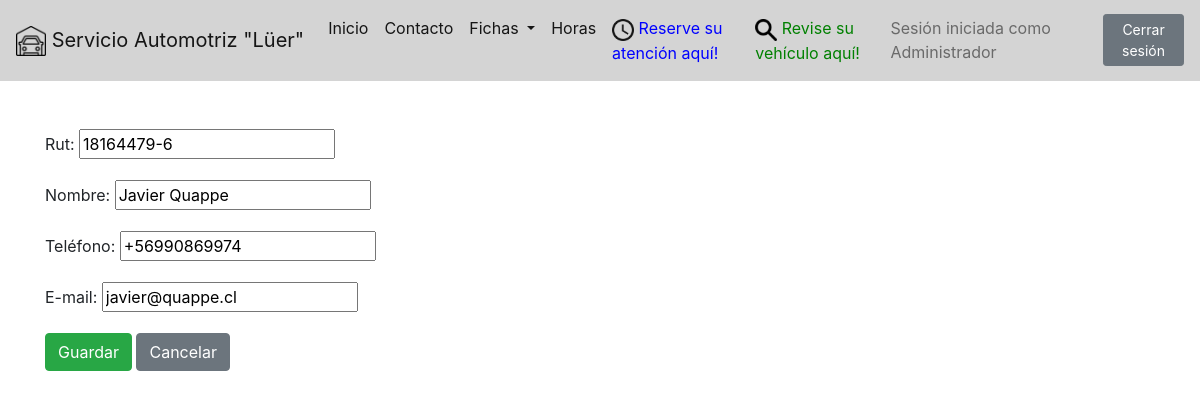
The app's page /fichas/clientes/1/editar/ (signed in) with its own data.
### fichas/models.py (models this page shows, shortened)
class Cliente(models.Model):
	rut			= models.CharField(max_length = 10)
	nombre		= models.CharField(max_length = 100)
	telefono	= models.CharField(max_length = 12)
	email		= models.CharField(max_length = 100, blank = True)
	objects		= ClienteManager()

### fichas/views.py (the view)
# urls.py: path('clientes/<int:id>/editar/', cliente_update_view, name='cliente-update'),
@login_required
@staff_member_required
def cliente_update_view(request, id=id):
	obj = get_object_or_404(Cliente, id=id)
	form = ClienteForm(request.POST or None, instance=obj)
	if form.is_valid():
		form.save()
		return redirect('../')
	context = {
		'form': form
	}
	return render(request, "clientes/cliente_create.html", context)

### fichas/forms.py (shortened to what this page needs)
class ClienteForm(forms.ModelForm):
	rut			= forms.CharField(max_length=10, widget=forms.TextInput(attrs={"placeholder": "Ingrese rut"}))
	nombre		= forms.CharField(max_length = 100)
	telefono	= forms.CharField(label='Teléfono', max_length = 12, initial="+56")
	email		= forms.CharField(required=False, label='E-mail', max_length = 100)
	class Meta:
		model = Cliente
		fields = [
			'rut',
			'nombre',
			'telefono',
			'email'
		]

### fichas/models.py (called while the page is built)
	def get_queryset(self):
		return ClienteQuerySet(self.model, using=self._db)

### fichas/templates/clientes/cliente_create.html
{% extends 'base.html' %}
{% block content %}
<form method='POST'> {% csrf_token %}
	{{ form.as_p }}
	<input type='submit' class="btn btn-success" value='Guardar'/>
	<input type="button" class="btn btn-secondary" onclick="location.href='../';" value="Cancelar" />
</form>
{% endblock %}

### templates/navbar.html (shortened to what this page needs)
{% load static %}
<nav class="navbar navbar-expand-lg navbar-light" style="background-color: #d4d4d4;">
  <a class="navbar-brand" href="/"><img src="{% static 'pages/images/garage2.png' %}" width="30" height="30"> Servicio Automotriz "Lüer"</a>
  <div class="collapse navbar-collapse" id="navbarSupportedContent">
    <ul class="navbar-nav mr-auto">
      <li class="nav-item active">
        <a class="nav-link" href="/">Inicio <span class="sr-only">(current)</span></a>
      </li>
      <li class="nav-item active">
        <a class="nav-link" href="/contacto">Contacto</a>
      </li>
      {% if user.is_authenticated %}
      <li class="nav-item active dropdown">
        <a href="/fichas/">
        <a class="nav-link dropdown-toggle" href="/fichas/" id="navbarDropdown" role="button" aria-haspopup="true" aria-expanded="false">
          Fichas
        </a>
      </a>
      </li>
      <li class="nav-item active">
        <a class="nav-link" href="/horas/admin">Horas</a>
      </li>
      {% endif %}
      <li class="nav-item active">
        <a class="nav-link" href="/horas"><img src="{% static 'pages/images/horas32.png' %}" width="22" height="22">  <font color="blue">Reserve su atención aquí!</font></a>
      </li>
      <li class="nav-item active">
        <a class="nav-link" href="/revisar"><img src="{% static 'pages/images/lupa32.png' %}" width="22" height="22">  <font color="green">Revise su vehículo aquí!</font></a>
      </li>
    </ul>
    {% if user.is_authenticated %}
    <span class="navbar-text px-2">
      Sesión iniciada como {{ user.first_name }}
    </span>
    <form class="form-inline">
      <a href="/accounts/logout">
        <button class="btn btn-sm btn-secondary" type="button">Cerrar sesión</button>
      </a>
    </form>
    {% else %}
      <a href="/accounts/login/?next=/fichas/">
        <input class="btn btn-primary" type="submit" value="Iniciar sesión" />
      </a>
    {% endif %}
  </div>
</nav>

### records on screen
Cliente: rut "18164479-6", nombre "Javier Quappe", telefono "+56990869974", email "javier@quappe.cl"

### other values on screen
{{ user.first_name }} "Administrador"
